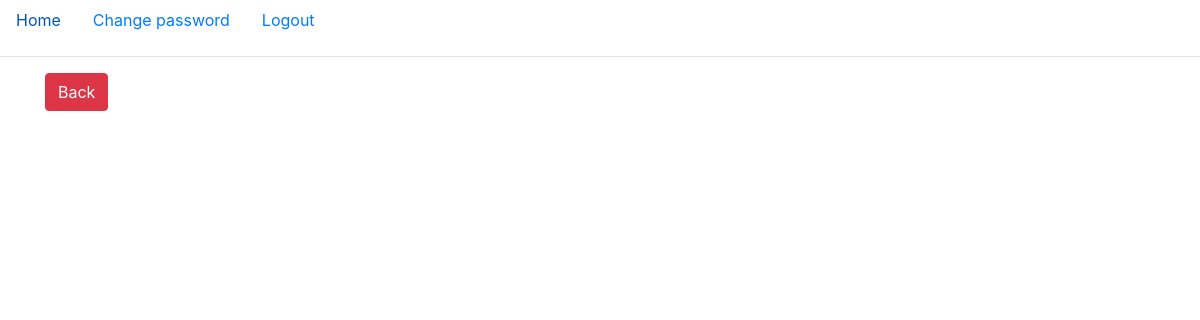
/rmyposts/ (signed in), run on an earlier commit of the app's database.
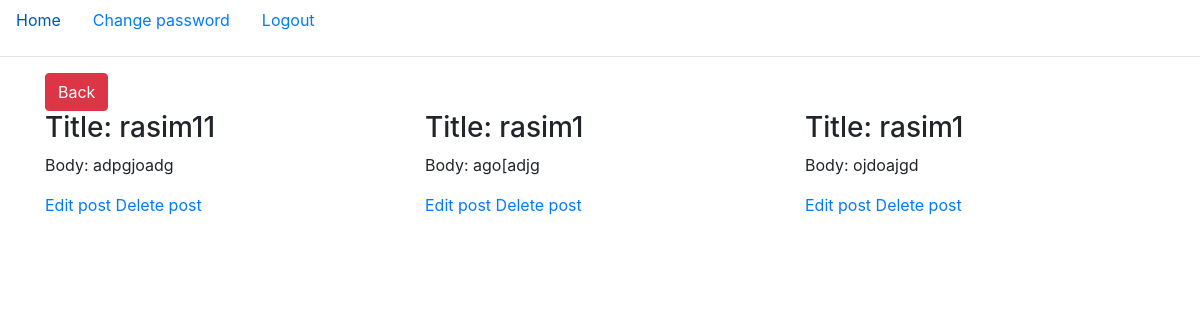
And on a later commit of the database.
### post/models.py (models this page shows, shortened)
class Post(models.Model):
    user = models.ForeignKey(get_user_model(), on_delete=models.CASCADE)
    category = models.ForeignKey(Category, default=1, on_delete=models.CASCADE)
    post_title = models.TextField(max_length=100)
    post_body = models.TextField()
    price = models.IntegerField()
    date = models.DateField(auto_now=True)
    slug = models.SlugField()
    class Meta:
        ordering = ['-pk']

### post/views.py (the view)
# urls.py: url(r'^rmyposts/',views.myposts,name="myposts"),
@login_required(login_url='/login/')
def myposts(request):
    user_id = request.user.id
    posts = Post.objects.filter(user_id=user_id)
    return render(request, "posts/myposts.html", {"posts": posts})

### templates/posts/myposts.html (shortened to what this page needs)
{% extends 'base.html' %}
{% block content %}
<div class="container">
<a class="btn btn-danger" href={% url 'post' %}>Back</a>
    <div class="row">
        {% for post in posts %}
        <div class="col">
            <h3>Title: {{ post.post_title }}</h3>
            <p>Body: {{ post.post_body }}</p>
            <a href="{%url 'editpost' post.slug %}">Edit post</a>
            <a href="{%url 'deletepost' post.slug %}">Delete post</a>
        </div>
        {% endfor %}
    </div>
</div>
{% endblock %}

What changed in the data, as far as the page shows it:
added Post: post_title "rasim11", post_body "adpgjoadg"
added Post: post_title "rasim1", post_body "ago[adjg"
added Post: post_title "rasim1", post_body "ojdoajgd"
